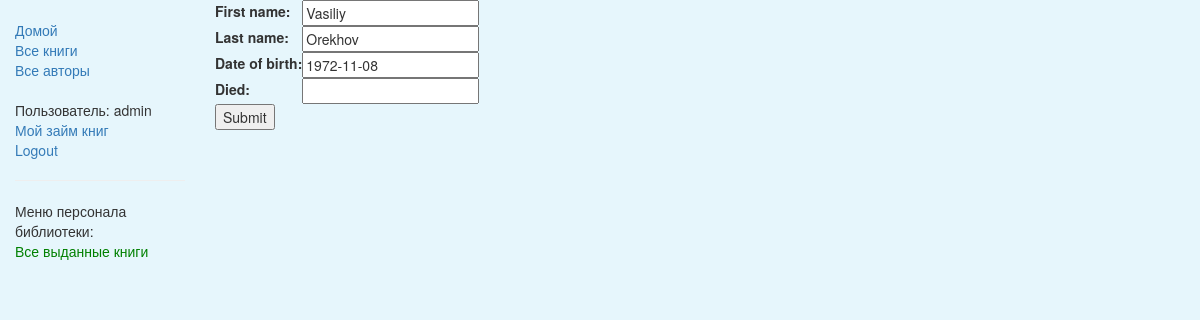
The page /catalog/author/6/update/ (signed in) on the database its author committed.
### catalog/models.py (models this page shows, shortened)
class Author(models.Model):
    first_name = models.CharField(max_length=100)
    last_name = models.CharField(max_length=100)
    date_of_birth = models.DateField(null=True, blank=True)
    date_of_death = models.DateField('Died', null=True, blank=True)
    class Meta:
        ordering = ['-id']

### catalog/views.py (the view)
# urls.py: url(r'^author/(?P<pk>\d+)/update/$', views.AuthorUpdate.as_view(), name='author_update'),
class AuthorUpdate(PermissionRequiredMixin, UpdateView):
    permission_required = 'catalog.can_see_borrowed'
    model = Author
    fields = ['first_name','last_name','date_of_birth','date_of_death']

### catalog/templates/catalog/author_form.html (shortened to what this page needs)
{% extends "catalog/base_generic.html" %}
{% block content %}
<form action="" method="post">
    <table>
    {{ form.as_table }}
    </table>
    <input type="submit" value="Submit" />
</form>
{% endblock %}

### catalog/templates/catalog/base_generic.html (shortened to what this page needs)
<!DOCTYPE html>
<html lang="en">
<head>
  <link rel="stylesheet" href="https://maxcdn.bootstrapcdn.com/bootstrap/3.3.7/css/bootstrap.min.css">
  {% load static %}
  <link rel="stylesheet" href="{% static 'css/styles.css' %}">
</head>
<body>
  <div class="container-fluid">
    <div class="row">
      <div class="col-sm-2">
      {% block sidebar %}
      <ul class="sidebar-nav">
          <li><a href="{% url 'index' %}">Домой</a></li>
          <li><a href="{% url 'books' %}">Все книги</a></li>
          <li><a href="{% url 'authors' %}">Все авторы</a></li>
          <br>
          {% if user.is_authenticated %}
              <li>Пользователь: {{ user.get_username }}</li>
              <li><a href="{% url 'my-borrowed' %}">Мой займ книг</a></li>
              <li><a href="{% url 'logout'%}?next={{request.path}}">Logout</a></li>
          {% else %}
              <li><a href="{% url 'login'%}?next={{request.path}}">Login</a></li>
          {% endif %}
          {% if perms.catalog.can_see_borrowed %}
            <hr>
            <li>Меню персонала библиотеки:</li>
            <div class="adm">
              <li><a href="{% url 'all-borrowers' %}">Все выданные книги</a></li>
            </div>
          {% endif %}
      </ul>
     {% endblock %}
      </div>
      <div class="col-sm-10 ">
      {% block content %}{% endblock %}
      </div>
    </div>
  </div>
</body>
</html>

### catalog/static/css/styles.css (style rules this page uses)
body { background-color: rgba(228, 246, 252, 0.897); }
.sidebar-nav { margin-top: 20px; padding: 0; list-style: none; }
.adm, .adm > a, .adm > p, .adm > li > a { color: green; }

### rows shown on the page
Author: first_name "Vasiliy", last_name "Orekhov", date_of_birth "1972-11-08"

### other values the page prints
{{ user.get_username }} "admin"
